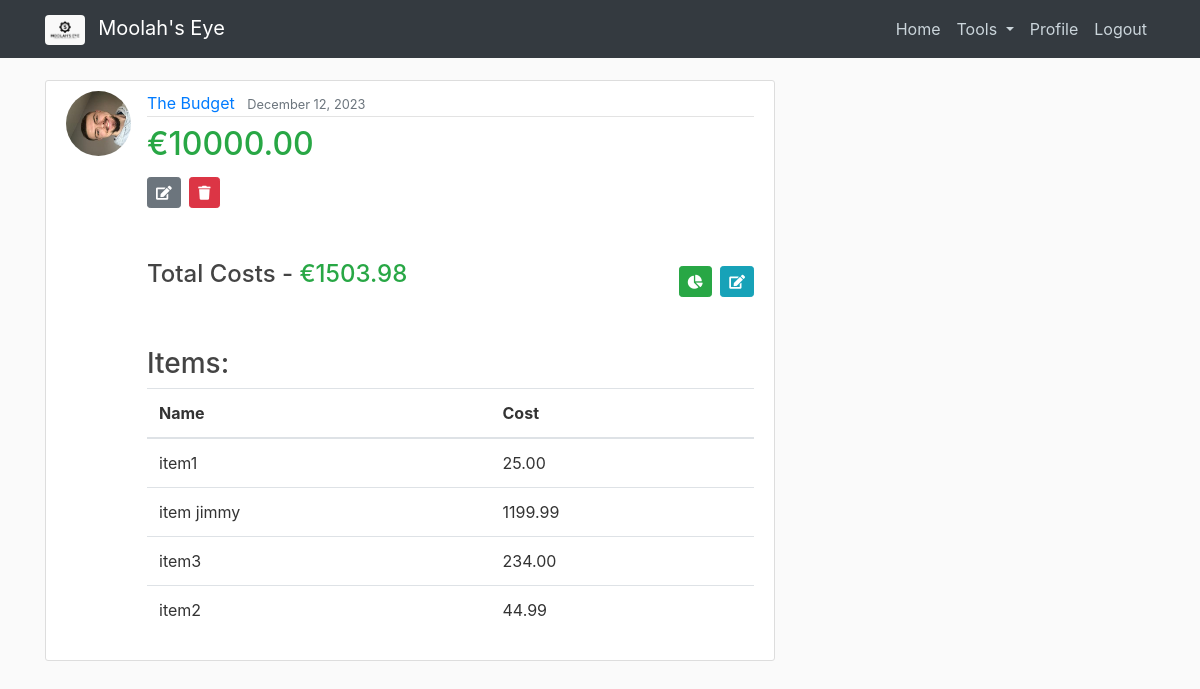
The page /budget/12/ (signed in) on the database its author committed.
### budgets/models.py (models this page shows, shortened)
class Budget(models.Model):
    name = models.CharField(max_length=32, unique=True, blank=False)
    limit = models.DecimalField(max_digits=10, decimal_places=2)
    date_created = models.DateTimeField(default=timezone.now)
    creator = models.ForeignKey(User, on_delete=models.CASCADE)
    def total_item_costs(self):
        return sum(item.cost for item in self.item_set.all())

class Item(models.Model):
    name = models.CharField(max_length=32)
    cost = models.DecimalField(max_digits=10, decimal_places=2)
    budget = models.ForeignKey(Budget, on_delete=models.CASCADE)

### users/models.py (models this page shows, shortened)
class Profile(models.Model):
    user = models.OneToOneField(User, on_delete=models.CASCADE)
    image = models.ImageField(default='default.jpeg', upload_to='profile_pics')

### budgets/views.py (the view, shortened to what this page needs)
# urls.py: path('budget/<int:pk>/', BudgetDetailView.as_view(), name='budgets-detail'),
class BudgetDetailView(LoginRequiredMixin, UserPassesTestMixin, DetailView):
    model = Budget
    def get_context_data(self, **kwargs):
        context = super().get_context_data(**kwargs)
        context["title"] = "Budget Details"
        return context
    def test_func(self):
        budget = self.get_object()
        if self.request.user == budget.creator:
            return True
        else:
            return False

### budgets/templates/budgets/budget_detail.html
{% extends 'budgets/base.html' %}
{% block content %}
    <article class="media content-section">
        <img class="rounded-circle article-img" src="{{ object.creator.profile.image.url }}">
        <div class="media-body">
            <div class="article-metadata">
                <a class="mr-2" href="#">{{ object.name }}</a>
                <small class="text-muted">{{ object.date_created|date:'F d, Y' }}</small>
            </div>
            <h2 class="article-title text-success mt-2 ">&euro;{{ object.limit|floatformat:"2"}}<h2>
            <div>
                <a class="btn btn-secondary btn-sm mt-1 mb-1" href="{% url 'budgets-update' object.id %}">
                    <i class="fas fa-edit"></i>
                </a>
                <a class="btn btn-danger btn-sm mt-1 mb-1" href="{% url 'budgets-delete' object.id %}">
                    <i class="fas fa-trash"></i>
                </a>
            </div>
            <div class="mt-5 mb-5 row">
                <div class="col-md-6">
                    <h4>Total Costs - <span class="text-success">&euro;{{ object.total_item_costs }}</span></h4>
                </div>
                <div class="col-md-6 text-md-right">
                    <a class="btn btn-success btn-sm" href="{% url 'budget-chart' object.id %}">
                        <i class="fas fa-chart-pie"></i>
                    </a>
                    <a class="btn btn-info btn-sm" href="{% url 'edit-items' object.id %}">
                        <i class="fas fa-edit"></i>
                    </a>
                </div>
            </div>
            <h3>Items:</h3>
            <table class="table">
                <thead>
                    <tr>
                        <th>Name</th>
                        <th>Cost</th>
                    </tr>
                </thead>
                <tbody>
                    {% for item in object.item_set.all %}
                        <tr>
                            <td>{{ item.name }}</td>
                            <td>{{ item.cost }}</td>
                        </tr>
                    {% endfor %}
                </tbody>
            </table>
        </div>
    </article>
{% endblock content %}

### budgets/static/budgets/css/main.css (style rules this page uses)
body { background: #fafafa; color: #333333; margin-top: 5rem; }
h1, h2, h3, h4, h5, h6 { color: #444444; }
.content-section { background: #ffffff; padding: 10px 20px; border: 1px solid #dddddd; border-radius: 3px; margin-bottom: 20px; }
.article-title { color: #444444; }
.article-img { height: 65px; width: 65px; margin-right: 16px; }
.article-metadata { padding-bottom: 1px; margin-bottom: 4px; border-bottom: 1px solid #e3e3e3 }

### rows shown on the page
Budget: creator.profile.image (picture), name "The Budget", date_created "December 12, 2023", limit "10000.00", total_item_costs "1503.98"
Item: name "item1", cost "25.00"
Item: name "item jimmy", cost "1199.99"
Item: name "item3", cost "234.00"
Item: name "item2", cost "44.99"
